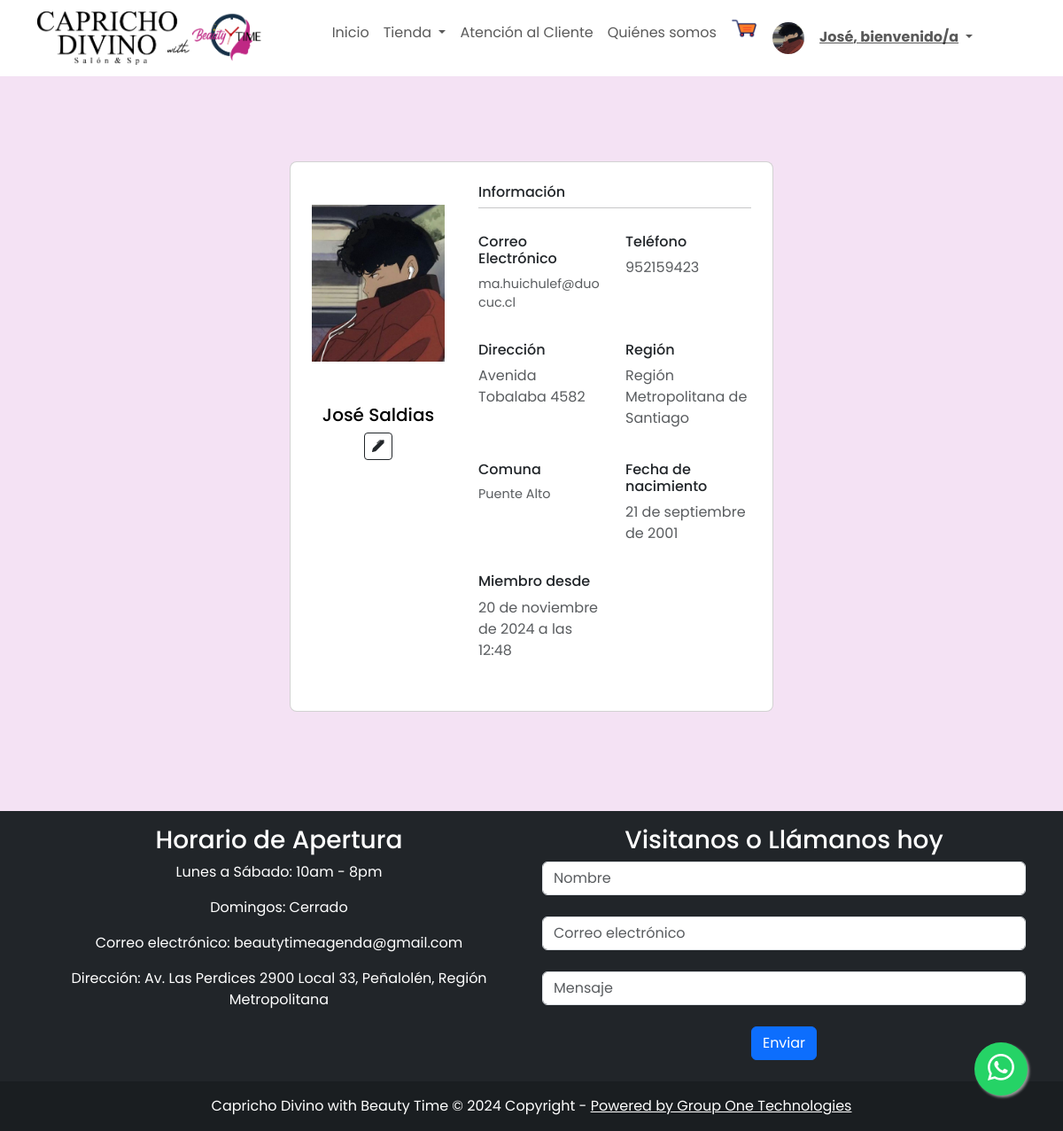
The app's page /paginas/perfil (signed in) with its own data.
### core/models.py (models this page shows, shortened)
class User(AbstractUser):
    CLIENTE = 'Cliente'
    ADMINISTRADOR = 'Administrador'
    TIPO_USUARIO = [
        (CLIENTE, 'Cliente'),
        (ADMINISTRADOR, 'Administrador'),
    ]
    picture = models.ImageField(default = 'users/profile_default.png', upload_to='media/users/')
    direccion = models.CharField(max_length=60, null=True, blank =True)
    region = models.CharField(max_length=200, choices=REGIONES, default=REGIONES[0][0])
    comuna = models.CharField(max_length=200, choices=COMUNAS, default=COMUNAS[0][0])
    telefono = models.CharField(max_length=9, null=True, validators=[MinLengthValidator(9)])
    fecha_nac = models.DateField(null=True)
    tipo_user = models.CharField(max_length=60, choices=TIPO_USUARIO, default=CLIENTE, null=True, blank=True )

### core/views.py (the view)
# urls.py: path("paginas/perfil", views.perfil, name="perfil"),
@login_required
def perfil(request):
    form = editarPerfilForm()
    context = {"form": form}
    return render(request, "registration/perfil.html", context)

### core/cart.py (called while the page is built, shortened)
  def __iter__(self):
    cart = copy.deepcopy(self.cart)
    productos = Producto.objects.filter(id__in=cart)
    for producto in productos:
      cart[str(producto.id)]["producto"] = producto

### core/context_processors.py (called while the page is built)
def cart_badge(request):
    cart = Cart(request)
    item_count = sum(item['cantidad'] for item in cart)
    return {'cart_badge': item_count}

### core/templates/registration/perfil.html (shortened to what this page needs)
{% extends "base/base.html" %}
{% load widget_tweaks %}
{% load static %}
{% block css %}
<link rel="stylesheet" href="{% static 'css/forms.css' %}">
{% endblock %}
{% block template %}
<section class="py-5">
  <div class="container py-5 h-100">
    <div class="row d-flex justify-content-center align-items-center h-100">
      <div class="col col-lg-6 mb-4 mb-lg-0">
        <div class="card mb-3" style="border-radius: .5rem; background-color: rgb(255, 255, 255) !important;">
          <div class="row g-0" style="padding-left: 10px;" style="padding-right: 10px;">
            <div class="col-md-4 gradient-custom text-center text-black"
              style="border-top-left-radius: .5rem; border-bottom-left-radius: .5rem text-color= black;">
              <img src="{{ user.picture.url }}" alt="Avatar" class="img-fluid my-5" style="width: 150px;" />
              <h5>{{user.first_name}} {{user.last_name }}</h5>
              <button type="button"
                onclick="editarPerfil('{{user.id}}', '{{user.username}}', '{{user.first_name}}', '{{user.last_name}}', '{{user.email}}', '{{user.direccion}}', '{{user.region}}', '{{user.comuna}}', '{{user.telefono}}', '{{user.fecha_nac|date:'Y-m-d'}}')"
                class="btn btn-sm btn-outline-dark" data-toggle="modal" href="#EditarPerfilModal">
                <i class="bi bi-pen-fill"></i>
              </button>
            </div>
            <div class="col-md-8">
              <div class="card-body p-4">
                <h6>Información</h6>
                <hr class="mt-0 mb-4">
                <div class="row pt-1">
                  <div class="col-6 mb-3">
                    <h6>Correo Electrónico</h6>
                    <p style="font-size: .9rem" class="text-muted">{{user.email}}</p>
                  </div>
                  <div class="col-6 mb-3">
                    <h6>Teléfono</h6>
                    <p class="text-muted">{{user.telefono}}</p>
                  </div>
                  <div class="col-6 mb-3">
                    <h6>Dirección</h6>
                    <p class="text-muted">{{user.direccion}}</p>
                  </div>
                  <div class="col-6 mb-3">
                    <h6>Región</h6>
                    <p class="text-muted">{{user.region}}</p>
                  </div>
                </div>
                <div class="row pt-1">
                  <div class="col-6 mb-3">
                    <h6>Comuna</h6>
                    <p style="font-size: .9rem" class="text-muted">{{user.comuna}}</p>
                  </div>
                  <div class="col-6 mb-3">
                    <h6>Fecha de nacimiento</h6>
                    <p class="text-muted">{{user.fecha_nac}}</p>
                  </div>
                  <div class="col-6 mb-3">
                    <h6>Miembro desde </h6>
                    <p class="text-muted">{{user.date_joined}}</p>
                  </div>
                </div>
              </div>
            </div>
          </div>
        </div>
      </div>
    </div>
  </div>
</section>
{% endblock %}

### core/templates/base/base.html (shortened to what this page needs)
{% load static %}
<!DOCTYPE html>
<html lang="es">
<head>
  <link href="https://cdn.jsdelivr.net/npm/bootstrap@5.3.0-alpha3/dist/css/bootstrap.min.css" rel="stylesheet"
>
  <link rel="stylesheet" href="https://cdn.jsdelivr.net/npm/bootstrap-icons@1.10.5/font/bootstrap-icons.css">
  <link href="https://cdnjs.cloudflare.com/ajax/libs/bootstrap-icons/1.8.3/font/bootstrap-icons.min.css"
    rel="stylesheet">
  <link rel="stylesheet" href="{% static 'css/btnwsp.css' %}">
  {% block css %}
  {% endblock %}
</head>
<body>
  {% url 'home' as home %}
  <nav class="navbar navbar-expand-lg navbar-light bg-white">
    <div class="container justify-content-center">
      <a class="navbar-brand" href="{% url 'home' %}">
        <img src="{% static 'img/Beauty-Time.png' %}" alt="Logo" class="img-fluid" style="max-height: 60px;">
      </a>
      <div class="collapse navbar-collapse justify-content-center" id="navbarSupportedContent">
        <ul class="navbar-nav mb-2 mb-lg-0">
          <li class="nav-item">
            <a class="nav-link {% if request.path == home %} active {% endif %}" aria-current="page"
              href="{% url 'home' %}">Inicio</a>
          </li>
          <li class="nav-item dropdown">
            <a class="nav-link dropdown-toggle" href="#" id="navbarDropdown" role="button" data-bs-toggle="dropdown"
              aria-expanded="false">
              Tienda
            </a>
          </li>
          <li class="nav-item">
            <a class="nav-link" href="{% url 'atencioncliente' %}">Atención al Cliente</a>
          </li>
          <li><a class="nav-link" href="{% url 'quienes_somos' %}">Quiénes somos</a></li>
          <li style="position: relative;">
              <a href="{% url 'carrito' %}" style="position: relative;">
                  <img src="{% static 'img/carrito_png.png' %}" width="30px" height="30px" alt="Carrito de Compras">
              </a>
          </li>
          {% if request.user.is_authenticated %}
          <ul class="navbar-nav">
            <li class="nav-item dropdown" style="color:white">
              <a class="nav-link dropdown-toggle" href="#" id="navbarDropdown" role="button" data-bs-toggle="dropdown"
                aria-expanded="false">
                <img src="{{ user.picture.url }}" style="border-radius: 25px; background:white;" height="36" width="36"
                  alt="Avatar" />
                <strong style="text-decoration: underline;">{{ user.first_name|capfirst }}, bienvenido/a</strong>
              </a>
            </li>
          </ul>
          {%else%}
          <li class="nav-item">
            <b> <a class="nav-link" href="{% url 'login' %}">Mi Cuenta</a></b>
          </li>
          {% endif %}
      </div>
    </div>
  </nav>
  {% block template %}
  {% endblock %}
  <footer class="bg-dark text-center text-white">
    <div class="container">
      <div class="row">
        <div class="col-md-6 mt-3">
          <div class="footer-content">
            <h3>Horario de Apertura</h3>
            <p>Lunes a Sábado: 10am - 8pm</p>
            <p>Domingos: Cerrado</p>
            <p>Correo electrónico: beautytimeagenda@gmail.com</p>
            <p>Dirección: Av. Las Perdices 2900 Local 33, Peñalolén, Región Metropolitana</p>
          </div>
        </div>
        <div class="col-md-6 mt-3">
          <div class="footer-content">
            <h3>Visitanos o Llámanos hoy</h3>
            <div class="subscribe-form">
              <input type="text" id="nombre" class="form-control" placeholder="Nombre"><br>
              <input type="email" id="subscribe-email" class="form-control" placeholder="Correo electrónico"><br>
              <input type="text" id="mensaje" class="form-control" placeholder="Mensaje"><br>
              <button type="submit" class="btn btn-primary">Enviar</button>
            </div>
          </div>
        </div>
      </div>
    </div>
    <br>
    <div class="text-center p-3" style="background-color: rgba(0, 0, 0, 0.2);">
      Capricho Divino with Beauty Time © 2024 Copyright -
      <a class="text-white" href="#">Powered by Group One Technologies</a>
    </div>
  </footer>
  <a href="https://api.whatsapp.com/send?phone=+56998027818&text=¡Hola!,%20Me%20gustaria%20obtener%20más%20información" class="float pulse" target="_blank">
    <i class="bi bi-whatsapp my-float"></i>
  </a>
</body>
</html>

### core/static/css/btnwsp.css (style rules this page uses)
.float { position: fixed; width: 60px; height: 60px; bottom: 40px; right: 40px; background-color: #25d366; color: #FFF; border-radius: 50px; text-align: center; font-size: 30px; box-shadow: 2px 2px 3px #999; z-index: 100; display: flex; align-items: center; justify-content: center; }
.pulse { animation: pulse-animation 2s infinite; }

### core/static/css/forms.css (style rules this page uses)
body { background-color: rgb(244, 226, 244); }
* { margin: 0; padding: 0; box-sizing: border-box; font-family: 'Poppins', sans-serif; }

### records on screen
User: picture (picture), first_name "José", last_name "Saldias", email "ma.huichulef@duocuc.cl", telefono "952159423", direccion "Avenida Tobalaba 4582", region "Región Metropolitana de Santiago", comuna "Puente Alto", fecha_nac "21 de septiembre de 2001", date_joined "20 de noviembre de 2024 a las 12:48"
